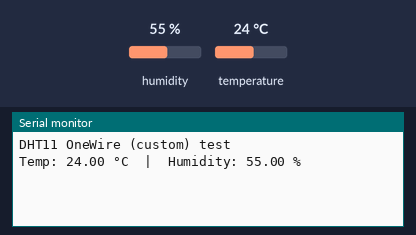
The sketch below on a simulated Arduino Uno, built with avr-gcc and run on an emulated ATmega328P. Shown: the last lines printed to the serial monitor. Inputs (shaded band) come from the test bench; at power-on: humidity 55 %, temperature 24 °C.

Above: at 2.2 s.
2.3 s: humidity set to 22 %
At 3.9 s:
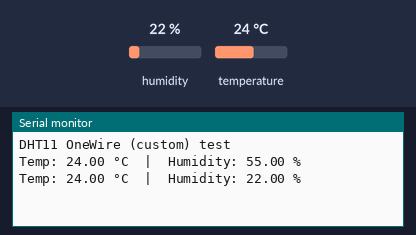
5.0 s: temperature set to 12 °C
At 6.3 s:
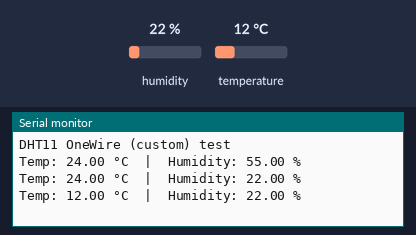
7.7 s: humidity set to 40 %
At 9.9 s:
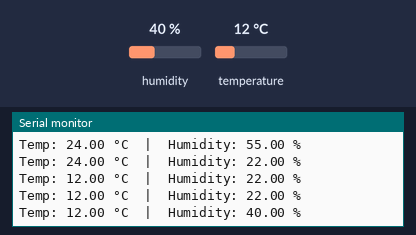
Timing chart, 0 to 11.4 s (numbered marks = the images above; inputs shaded):
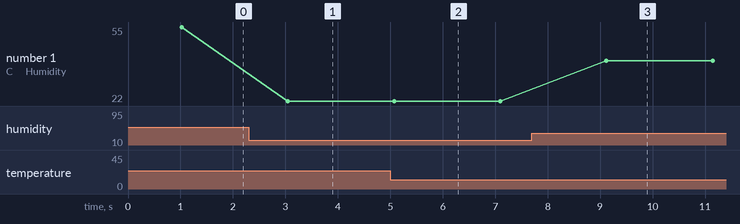

The sketch:

dht11.ino
```cpp
#include <Arduino.h>
#include <DHT.h>

#define DHTPIN 4        // Chân DATA
#define DHTTYPE DHT11   // Loại cảm biến

DHT dht(DHTPIN, DHTTYPE);

void setup() {
  Serial.begin(115200);
  delay(1000);

  Serial.println("DHT11 OneWire (custom) test");
  dht.begin();
}

void loop() {
  float humidity = dht.readHumidity();
  float temperature = dht.readTemperature(); // Celsius

  if (isnan(humidity) || isnan(temperature)) {
    Serial.println("Failed to read from DHT11!");
  } else {
    Serial.print("Temp: ");
    Serial.print(temperature);
    Serial.print(" °C  |  Humidity: ");
    Serial.print(humidity);
    Serial.println(" %");
  }

  delay(2000); // DHT11 đọc chậm, >= 1s
}
```

Measured:
- after the input at 2.3 s, the serial monitor: prints a new line after 0.75 s (image 1)
- after the input at 5.0 s, the serial monitor: prints a new line after 0.07 s (image 2)
- after the input at 7.7 s, the serial monitor: prints a new line after 1.4 s (image 3)
- plotted number 1: 55 → 22 after the input at 2.3 s, 22 → 40 after the input at 7.7 s
